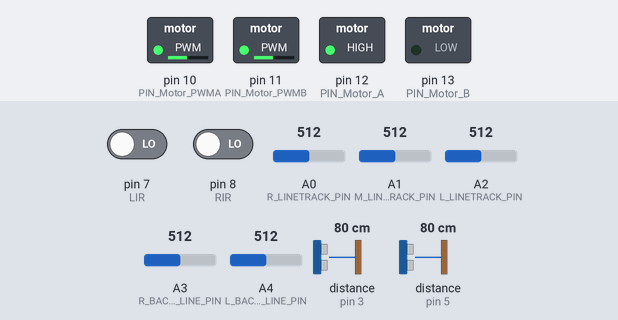
The sketch below on a simulated Arduino Uno, built with avr-gcc and run on an emulated ATmega328P. Shown: switched loads named in the sketch (green lamp = pin HIGH). Wiring (inferred from the names in the program): 2 × ultrasonic range finder: trigger pin 6, echo pin 5 / trigger pin 9, echo pin 3. Dashed ring = blinking. The test bench sets the inputs (shaded band); at power-on: distance to the obstacle (sensors on pin 3, pin 5) 80 cm, A0 (R_LINETRACK_PIN) = 512, pin 8 (RIR) LOW, pin 7 (LIR) LOW, A1 (M_LINETRACK_PIN) = 512, A2 (L_LINETRACK_PIN) = 512, A3 (R_BACKUP_LINE_PIN) = 512, A4 (L_BACKUP_LINE_PIN) = 512. The echo pulse lasts 58.3 µs per cm; random numbers use the default seed unless the sketch sets one; pins used as bus, display or sensor lines are not drawn.

Above: at 1.2 s.
1.3 s: distance to the obstacle (sensor on pin 3) set to 16 cm
2.8 s: distance to the obstacle (sensor on pin 3) set to 13 cm
At 3.1 s:
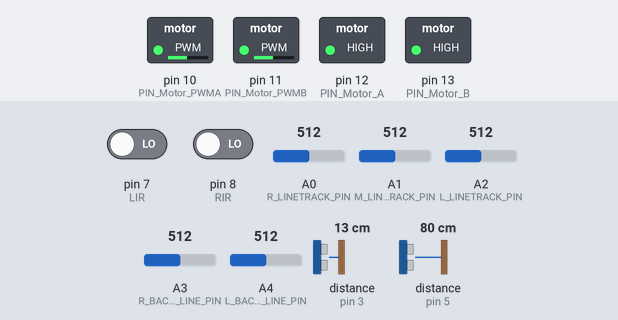
5.8 s: distance to the obstacle (sensor on pin 5) set to 2 cm
At 6.1 s:
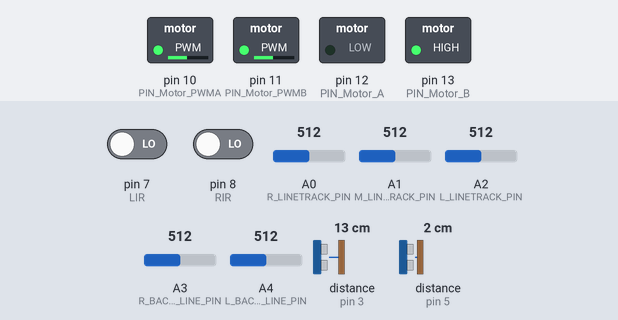
8.8 s: A0 (R_LINETRACK_PIN) set to 90
11.8 s: pin 8 (RIR) driven HIGH
At 12.1 s:
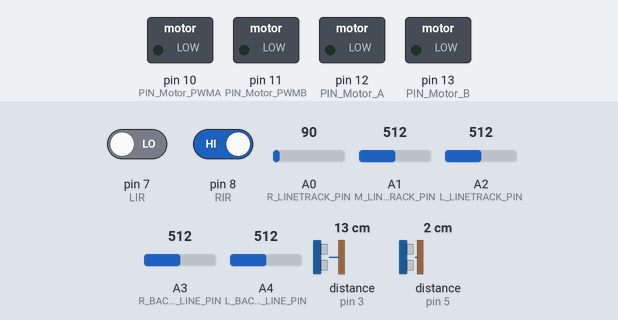
At 13.2 s:
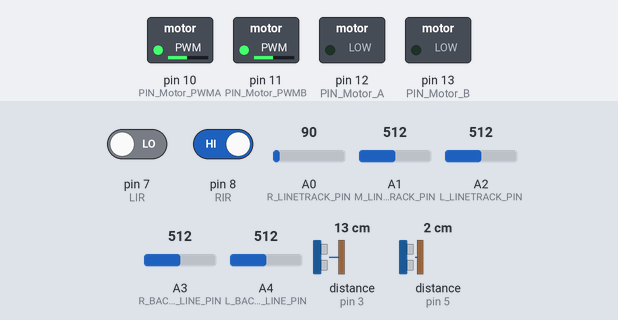
14.8 s: pin 8 (RIR) driven LOW
Timing chart, 0 to 18.8 s (numbered marks = the images above; inputs shaded):
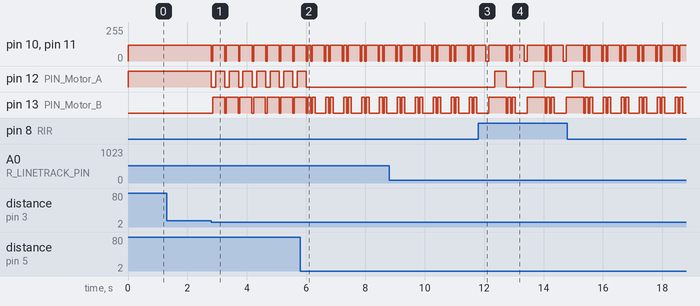

Measured:
- the behaviour switches between 15 and 14 cm on distance to the obstacle (sensor on pin 3) (found by bisection; images 0 and 1)
- after the input at 1.3 s, every drawn part: stays the same
- after the input at 2.8 s, pin 10 (PIN_Motor_PWMA), pin 11 (PIN_Motor_PWMB): alternates 120/255 for 0.41 s and 0/255 for 0.05 s, starting at once; pin 12 (PIN_Motor_A): alternates HIGH for 0.31 s and LOW for 0.15 s, starting at once; pin 13 (PIN_Motor_B): alternates HIGH for 0.40 s and LOW for 0.06 s, starting after 0.06 s
- after the input at 11.8 s, pin 12 (PIN_Motor_A): alternates HIGH for 0.40 s and LOW for 0.90 s, starting after 0.55 s

The sketch:

line_follow.ino
```cpp
#include <NewPing.h>

//Define constants for motor pins
#define PIN_Motor_PWMA 10 //Right speed control
#define PIN_Motor_PWMB 11 //Left speed control
#define PIN_Motor_A 12//Right side
#define PIN_Motor_B 13//Left side
#define Speed_num 120 //135
float half_speed=(Speed_num/2)+10;

//Define constants for ir pins
#define LIR 7 //pin 3
#define RIR 8 //pin 8

//Define constants for ultrasonic sensor
#define L_ECHO_PIN 5
#define L_TRIG_PIN 6
#define R_ECHO_PIN 3
#define R_TRIG_PIN 9
#define maximum_distance 200
long t, cm;
boolean timestamp = true;
boolean blind = true;
int limit;
int right_dist, left_dist;
int duration, distance; // Add types 'duration' and 'distance'.
int num=0;

//Define constants for linetrack
#define L_LINETRACK_PIN A2
#define M_LINETRACK_PIN A1
#define R_LINETRACK_PIN A0

#define R_BACKUP_LINE_PIN A3
#define L_BACKUP_LINE_PIN A4

float left_line, middle_line, right_line, r_backup_line, l_backup_line;


void setup() {
  Serial.begin(9600);
  //Motors
  pinMode(PIN_Motor_PWMA, OUTPUT);
  pinMode(PIN_Motor_PWMB, OUTPUT);
  pinMode(PIN_Motor_A, OUTPUT);
  pinMode(PIN_Motor_B, OUTPUT);
  //IR sensors
  pinMode(LIR, INPUT);
  pinMode(RIR, INPUT);
  //Ultrasonic Sensors
  pinMode(L_ECHO_PIN, INPUT);
  pinMode(L_TRIG_PIN, OUTPUT);
  pinMode(R_ECHO_PIN, INPUT);
  pinMode(R_TRIG_PIN, OUTPUT);
  //Linetrack sensors
  pinMode(L_LINETRACK_PIN, INPUT);
  pinMode(M_LINETRACK_PIN, INPUT);
  pinMode(R_LINETRACK_PIN, INPUT);

  pinMode(R_BACKUP_LINE_PIN, INPUT);
  pinMode(L_BACKUP_LINE_PIN, INPUT);
  //forward(80);
}

void forward() {
  digitalWrite(PIN_Motor_A, HIGH);
  analogWrite(PIN_Motor_PWMA, Speed_num);

  digitalWrite(PIN_Motor_B, LOW);
  analogWrite(PIN_Motor_PWMB, Speed_num);
}

void forward(int speed_choose) {
  digitalWrite(PIN_Motor_A, HIGH);
  analogWrite(PIN_Motor_PWMA, speed_choose);

  digitalWrite(PIN_Motor_B, LOW);
  analogWrite(PIN_Motor_PWMB, speed_choose);
}

void backward() {
  digitalWrite(PIN_Motor_A, LOW);
  analogWrite(PIN_Motor_PWMA, Speed_num);

  digitalWrite(PIN_Motor_B, HIGH);
  analogWrite(PIN_Motor_PWMB, Speed_num);
}

void left() {
  digitalWrite(PIN_Motor_A, HIGH);
  analogWrite(PIN_Motor_PWMA, Speed_num);

  digitalWrite(PIN_Motor_B, HIGH);
  analogWrite(PIN_Motor_PWMB, Speed_num);
}

void left(int speed_choose) {
  digitalWrite(PIN_Motor_A, HIGH);
  analogWrite(PIN_Motor_PWMA, Speed_num);

  digitalWrite(PIN_Motor_B, HIGH);
  analogWrite(PIN_Motor_PWMB, Speed_num);
}

void right() {
  digitalWrite(PIN_Motor_A, LOW);
  analogWrite(PIN_Motor_PWMA, Speed_num);

  digitalWrite(PIN_Motor_B, LOW);
  analogWrite(PIN_Motor_PWMB, Speed_num);
}

void right(int speed_choose) {
  digitalWrite(PIN_Motor_A, LOW);
  analogWrite(PIN_Motor_PWMA, Speed_num);

  digitalWrite(PIN_Motor_B, LOW);
  analogWrite(PIN_Motor_PWMB, Speed_num);
}

void stop_bot(){
  digitalWrite(PIN_Motor_A, LOW);
  analogWrite(PIN_Motor_PWMA, 0);

  digitalWrite(PIN_Motor_B, LOW);
  analogWrite(PIN_Motor_PWMB, 0);
}

void stop_right(){
  digitalWrite(PIN_Motor_A, LOW);
  analogWrite(PIN_Motor_PWMA, 0);

  digitalWrite(PIN_Motor_B, LOW);
  analogWrite(PIN_Motor_PWMB, Speed_num);
}

void stop_left(){
  digitalWrite(PIN_Motor_A, HIGH);
  analogWrite(PIN_Motor_PWMA, Speed_num);

  digitalWrite(PIN_Motor_B, LOW);
  analogWrite(PIN_Motor_PWMB, 0);
}

void stop_back_right(){
  digitalWrite(PIN_Motor_A, LOW);
  analogWrite(PIN_Motor_PWMA, 0);

  digitalWrite(PIN_Motor_B, HIGH);
  analogWrite(PIN_Motor_PWMB, Speed_num);
}

void stop_back_left(){
  digitalWrite(PIN_Motor_A, LOW);
  analogWrite(PIN_Motor_PWMA, Speed_num);

  digitalWrite(PIN_Motor_B, LOW);
  analogWrite(PIN_Motor_PWMB, 0);
}

void forward_right() {
  digitalWrite(PIN_Motor_A, HIGH);
  analogWrite(PIN_Motor_PWMA, half_speed);

  digitalWrite(PIN_Motor_B, LOW);
  analogWrite(PIN_Motor_PWMB, Speed_num);
}

void forward_right(int speed_choose) {
  digitalWrite(PIN_Motor_A, HIGH);
  analogWrite(PIN_Motor_PWMA, half_speed);

  digitalWrite(PIN_Motor_B, LOW);
  analogWrite(PIN_Motor_PWMB, Speed_num);
}

void forward_left() {
  digitalWrite(PIN_Motor_A, HIGH);
  analogWrite(PIN_Motor_PWMA, Speed_num);

  digitalWrite(PIN_Motor_B, LOW);
  analogWrite(PIN_Motor_PWMB, half_speed);
}

void forward_left(int speed_choose) {
  digitalWrite(PIN_Motor_A, HIGH);
  analogWrite(PIN_Motor_PWMA, Speed_num);

  digitalWrite(PIN_Motor_B, LOW);
  analogWrite(PIN_Motor_PWMB, half_speed);
}

void back_left(){
  digitalWrite(PIN_Motor_A, LOW);
  analogWrite(PIN_Motor_PWMA, Speed_num);

  digitalWrite(PIN_Motor_B, HIGH);
  analogWrite(PIN_Motor_PWMB, half_speed);
}

void back_right(){
  digitalWrite(PIN_Motor_A, LOW);
  analogWrite(PIN_Motor_PWMA, half_speed);

  digitalWrite(PIN_Motor_B, HIGH);
  analogWrite(PIN_Motor_PWMB, Speed_num);
}

int get_left_distance(){
  // Clears the trigPin condition
  digitalWrite(L_TRIG_PIN, LOW);
  delayMicroseconds(2);
  // Sets the trigPin HIGH (ACTIVE) for 10 microseconds
  digitalWrite(L_TRIG_PIN, HIGH);
  delayMicroseconds(10);
  digitalWrite(L_TRIG_PIN, LOW);
  // Reads the echoPin, returns the sound wave travel time in microseconds
  t = pulseIn(L_ECHO_PIN, HIGH);
  // Calculating the distance
  cm = t / 29 / 2;
  return cm;
}

int get_right_distance(){
  // Clears the trigPin condition
  digitalWrite(R_TRIG_PIN, LOW);
  delayMicroseconds(2);
  // Sets the trigPin HIGH (ACTIVE) for 10 microseconds
  digitalWrite(R_TRIG_PIN, HIGH);
  delayMicroseconds(10);
  digitalWrite(R_TRIG_PIN, LOW);
  // Reads the echoPin, returns the sound wave travel time in microseconds
  t = pulseIn(R_ECHO_PIN, HIGH);
  // Calculating the distance
  cm = t / 29 / 2;
  return cm;
}

float left_linetrack(){
  return analogRead(L_LINETRACK_PIN);
}
float middle_linetrack(){
  return analogRead(M_LINETRACK_PIN);
}
float right_linetrack(){
  return analogRead(R_LINETRACK_PIN);
}
float r_backup_linetrack(){
  return analogRead(R_BACKUP_LINE_PIN);
}
float l_backup_linetrack(){
  return analogRead(L_BACKUP_LINE_PIN);
}

void loop() {
  //Start blind detection
  int LIR_sensor = digitalRead(LIR);
  int RIR_sensor= digitalRead(RIR);

  right_dist=get_right_distance();
  left_dist=get_left_distance();
  limit=14;
  //Edge avoidance code beginning ****************************************************************EDGE AVOIDANCE BELOW
  //if (!(LIR_sensor) && !(RIR_sensor)){
    // ground detected under both sensors
    // go straight
    //forward();
  //}
  if (LIR_sensor && !(RIR_sensor)) {
    // no ground on left side, ground under right side
    // go right
    stop_bot();
    delay(100);
    backward();
    delay(200);
    right();
    delay(400);
  }
  if (!(LIR_sensor) && RIR_sensor) {
    // no ground on right side, ground under left side
    // go left
    stop_bot();
    delay(100);
    backward();
    delay(200);
    left();
    delay(400);
  }
  if (LIR_sensor && RIR_sensor) {
    // no ground on either side detected
    // move back and turn either left(rand is 0) or right(rand is 1)
    stop_bot();
    delay(50);
    backward();
    delay(300);
    if ((rand() % 2)==0) {
      left();
      delay(800);
    }
    else {
      right();
      delay(800);
    }
  } //************************************************************************************************EDGE AVOIDANCE ENDS

  //********************************************************************************************OBSTACLE AVOIDANCE BEGINS
    //if ((right_dist >= limit) && (left_dist >= limit)){ //If nothing is within 12 cm of both sensors
      //forward();
    //}
    if ((right_dist <= limit) && (left_dist >= limit)){ //If within 10 cm of right sensor turn left
      stop_bot();
      delay(50);
      backward();
      delay(100);
      left();
      delay(300);
    }
    if ((right_dist >= limit) && (left_dist <= limit)){ //If within 10 cm of left sensor turn right
      stop_bot();
      delay(50);
      backward();
      delay(100);
      right();
      delay(300);
    }
    if ((right_dist <= limit) && (left_dist <= limit)){ //If within 10 cm of both sensors reverse
      stop_bot();
      delay(50);
      backward();
      delay(100);
      //Go in the direction in which the object is farther
      right_dist=get_right_distance();
      left_dist=get_left_distance();
      if (right_dist>left_dist) {
        stop_bot();
        delay(50);
        backward();
        delay(100);
        right();
        delay(300);
      }
      else {
        stop_bot();
        delay(50);
        backward();
        delay(100);
        left();
        delay(300);
      }
    } //********************************************************************************************OBSTACLE AVOIDANCE ENDS

   //****************************************************************************************************LINE FOLLOW BEGINS
    left_line=left_linetrack();
    middle_line=middle_linetrack();
    right_line=right_linetrack();
    l_backup_line=l_backup_linetrack();
    r_backup_line=r_backup_linetrack();

    if ((left_line>=100) && (middle_line>=100) && (right_line>=100)){ //Case C
      num=0;
      forward();
    }
    if ((left_line>=100) && (middle_line>=100) && (right_line<100)){ //Case A
      num=0;
      forward_left(); //110
    }
    if ((left_line<100) && (middle_line>=100) && (right_line>=100)){ //Case B
      num=0;
      forward_right(); //110
    }
    if ((left_line<100) && (middle_line<100) && (right_line>=100)){ //Case D
      num=0;
      right(190);
    }
    if ((left_line>=100) && (middle_line<100) && (right_line<100)){ //Case E
      num=0;
      left(190);
    }
    if ((left_line<100) && (middle_line<100) && (right_line<100)){ //Case F,G,H Blind detection
      if(r_backup_line>=100){
        while(l_backup_line>=100){
          num=num+1;
          left();
          stop_bot();
          delay(100);
        }
      }
      else if(l_backup_line>=100){
        while(r_backup_line>=100){
          num=num+1;
          left();
          stop_bot();
          delay(100);
        }
      }
      if(num>=10){
        num=0;
        forward(100);
      }
    }
    //****************************************************************************************************LINE FOLLOW ENDS
}

//Test linetracking
  /*Serial.print("Left linetrack=");
  Serial.println(left_linetrack());
  Serial.print("Middle linetrack=");
  Serial.println(middle_linetrack());
  Serial.print("Right linetrack=");
  Serial.println(right_linetrack());
  delay(1500);

     //********************************************************************************************LINE FOLLOW BEGINS
    if ((left_line>=250) && (middle_line>=250) && (right_line>=250)){ //Case C
      forward();
    }
    if ((left_line>=250) && (middle_line>=250) && (right_line<250)){ //Case A
      left();
      delay(4);
    }
    if ((left_line<250) && (middle_line>=250) && (right_line>=250)){ //Case B
      right();
      delay(4);
    }
    if ((left_line<250) && (middle_line<250) && (right_line>=250)){ //Case
      right();
      delay(5);
    }
    if ((left_line>=250) && (middle_line<250) && (right_line<250)){ //Case
      left();
      delay(5);
    }
    if ((left_line<250) && (middle_line<250) && (right_line<250)){ //Case
      forward();
    } //********************************************************************************************LINE FOLLOW ENDS
  */

      /*//if ( (left_line<100) && (middle_line<100) && (right_line<100)){ //Case F,G,H
      //Serial.println("straight****");
      //forward();
      //prev_time = time_now;


      /*if( (time_now - prev_time >= 300) && (time_now - prev_time < 3000) ){
        // save the last time
        prev_time = time_now;
        right();
        //Serial.println("turn right*****************************");
      }


    } */
```
